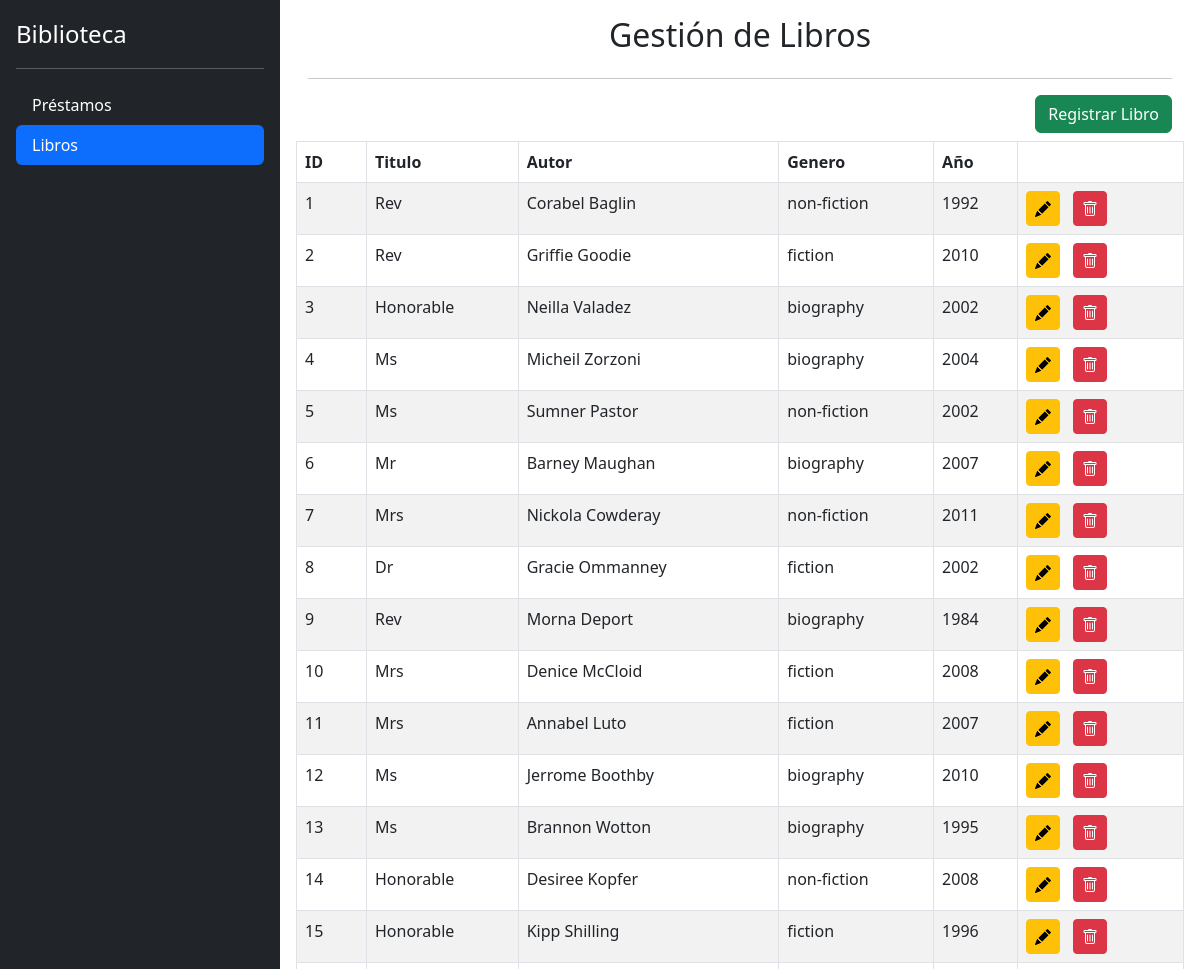
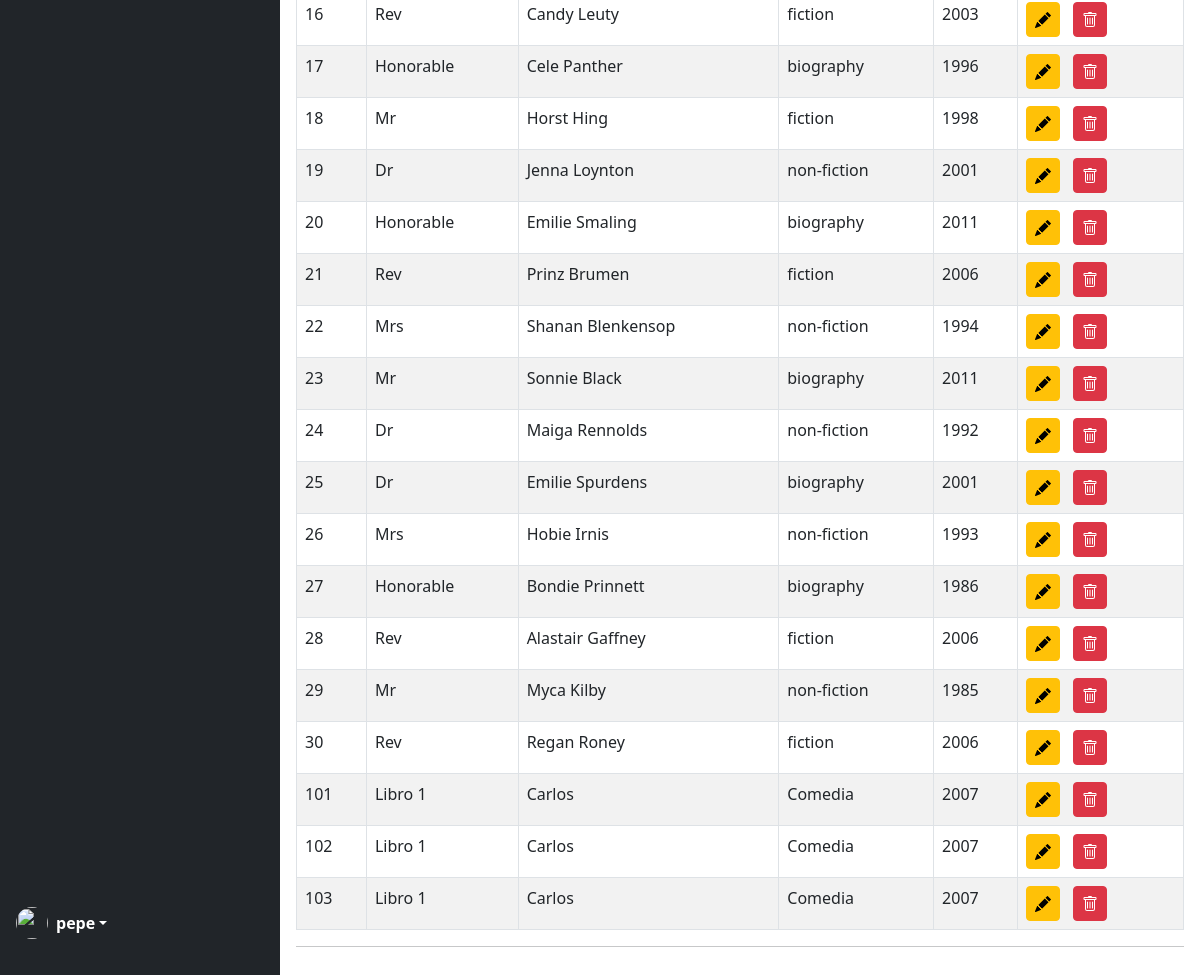
/vistas/libros.php (signed in), run on the app's committed database (2 pictures, top to bottom).
### tables this page shows
CREATE TABLE `libros` (
  `id` int(11) NOT NULL,
  `titulo` varchar(255) DEFAULT NULL,
  `autor` varchar(255) DEFAULT NULL,
  `genero` varchar(255) DEFAULT NULL,
  `anio` int(11) DEFAULT NULL
);

### controlador/controlador.php (called while the page is built, shortened)
<?php
include ('../modelos/clslibro.php');
function getLibros(){
    try {
        $conn =  connDB();
        $sql = "SELECT * FROM libros";
        $resultado = $conn->query($sql);
        $listaLibros = array();
        while ($fila = $resultado->fetch_assoc()) {
            $libro = new Libro($fila['id'], $fila['titulo'], $fila['autor'], $fila['genero'], $fila['anio']);
            $listaLibros[] = $libro;
        }
        return $listaLibros;
    } catch (Exception $e) {
        return $e->getMessage();
    }
}
?>

### modelos/clslibro.php (called while the page is built, shortened)
<?php
class Libro{
    private $id;
    private $titulo;
    private $autor;
    private $genero;
    private $anio;
    public function __construct($pId, $pTitulo, $pAutor, $pGenero, $pAnio){
        $this->id = $pId;
        $this->titulo = $pTitulo;
        $this->autor = $pAutor;
        $this->genero = $pGenero;
        $this->anio = $pAnio;
    }
    public function getId(){
        return $this->id;
    }
    public function getTitulo(){
        return $this->titulo;
    }
    public function getAutor(){
        return $this->autor;
    }
    public function getGenero(){
        return $this->genero;
    }
    public function getAnio(){
        return $this->anio;
    }
}
?>

### vistas/libros.php (the view, shortened to what this page needs)
<?php
require('../controlador/controlador.php');
?>
<!DOCTYPE html>
<html lang="en">
<head>
  <?php include '../layout/head.php';?>
</head>
<body>
  <main class="d-flex flex-nowrap">
    <?php include '../layout/sidebar.php';?>
    <div class="d-flex flex-column p-3 w-100 frame">
        <div class="container">
            <div class="row">
              <h2 class="text-center">Gestión de Libros</h2>
            </div>
            <hr>
            <div class="row">
              <div class="d-grid gap-2 d-md-flex justify-content-md-end">
                <a href="libros-crear.php" class="btn btn-success mb-2">Registrar Libro</a>
              </div>
            </div>
            <div class="row">
              <table class="table table-striped table-bordered">
                <thead>
                  <tr>
                    <th scope="col">ID</th>
                    <th scope="col">Titulo</th>
                    <th scope="col">Autor</th>
                    <th scope="col">Genero</th>
                    <th scope="col">Año</th>
                    <th scope="col"></th>
                  </tr>
                </thead>
                <tbody>
                  <?php
                  $libros = getLibros();
                  foreach ($libros as $libro) {
                  ?>
                    <tr>
                      <td><?=$libro->getId()?></td>
                      <td><?=$libro->getTitulo()?></td>
                      <td><?=$libro->getAutor()?></td>
                      <td><?=$libro->getGenero()?></td>
                      <td><?=$libro->getAnio()?></td>
                      <td>
                          <button class="btn btn-warning btn-sm pb-2">
                          </button>
                          <button class="btn btn-danger btn-sm pb-2 mx-2">
                          </button>
                      </td>
                    </tr>
                  <?php
                  }
                  ?>
                </tbody>
              </table>
              <hr>
            </div>
        </div>
    </div>
  </main>
</body>
</html>

### css/style.css (style rules this page uses)
body { min-height: 100vh; min-height: -webkit-fill-available; }
html { height: -webkit-fill-available; }
main { height: 100vh; height: -webkit-fill-available; max-height: 100vh; overflow-x: auto; overflow-y: hidden; }
.frame { overflow-y: auto; }

### data on the page
libros: id "1", titulo "Rev", autor "Corabel Baglin", genero "non-fiction", anio "1992"
libros: id "2", titulo "Rev", autor "Griffie Goodie", genero "fiction", anio "2010"
libros: id "3", titulo "Honorable", autor "Neilla Valadez", genero "biography", anio "2002"
libros: id "4", titulo "Ms", autor "Micheil Zorzoni", genero "biography", anio "2004"
libros: id "5", titulo "Ms", autor "Sumner Pastor", genero "non-fiction", anio "2002"
libros: id "6", titulo "Mr", autor "Barney Maughan", genero "biography", anio "2007"
libros: id "7", titulo "Mrs", autor "Nickola Cowderay", genero "non-fiction", anio "2011"
libros: id "8", titulo "Dr", autor "Gracie Ommanney", genero "fiction", anio "2002"
libros: id "9", titulo "Rev", autor "Morna Deport", genero "biography", anio "1984"
libros: id "10", titulo "Mrs", autor "Denice McCloid", genero "fiction", anio "2008"
libros: id "11", titulo "Mrs", autor "Annabel Luto", genero "fiction", anio "2007"
libros: id "12", titulo "Ms", autor "Jerrome Boothby", genero "biography", anio "2010"
libros: id "13", titulo "Ms", autor "Brannon Wotton", genero "biography", anio "1995"
libros: id "14", titulo "Honorable", autor "Desiree Kopfer", genero "non-fiction", anio "2008"
libros: id "15", titulo "Honorable", autor "Kipp Shilling", genero "fiction", anio "1996"
libros: id "16", titulo "Rev", autor "Candy Leuty", genero "fiction", anio "2003"
libros: id "17", titulo "Honorable", autor "Cele Panther", genero "biography", anio "1996"
libros: id "18", titulo "Mr", autor "Horst Hing", genero "fiction", anio "1998"
libros: id "19", titulo "Dr", autor "Jenna Loynton", genero "non-fiction", anio "2001"
libros: id "20", titulo "Honorable", autor "Emilie Smaling", genero "biography", anio "2011"
libros: id "21", titulo "Rev", autor "Prinz Brumen", genero "fiction", anio "2006"
libros: id "22", titulo "Mrs", autor "Shanan Blenkensop", genero "non-fiction", anio "1994"
libros: id "23", titulo "Mr", autor "Sonnie Black", genero "biography", anio "2011"
libros: id "24", titulo "Dr", autor "Maiga Rennolds", genero "non-fiction", anio "1992"
libros: id "25", titulo "Dr", autor "Emilie Spurdens", genero "biography", anio "2001"
libros: id "26", titulo "Mrs", autor "Hobie Irnis", genero "non-fiction", anio "1993"
libros: id "27", titulo "Honorable", autor "Bondie Prinnett", genero "biography", anio "1986"
libros: id "28", titulo "Rev", autor "Alastair Gaffney", genero "fiction", anio "2006"
libros: id "29", titulo "Mr", autor "Myca Kilby", genero "non-fiction", anio "1985"
libros: id "30", titulo "Rev", autor "Regan Roney", genero "fiction", anio "2006"
libros: id "101", titulo "Libro 1", autor "Carlos", genero "Comedia", anio "2007"
libros: id "102", titulo "Libro 1", autor "Carlos", genero "Comedia", anio "2007"
libros: id "103", titulo "Libro 1", autor "Carlos", genero "Comedia", anio "2007"

### other printed values
$_SESSION['nombre'] "pepe"
